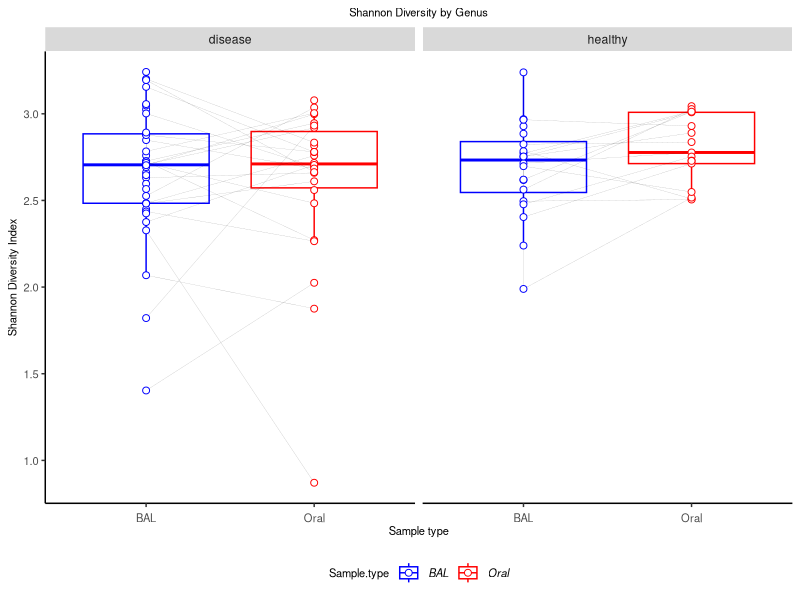
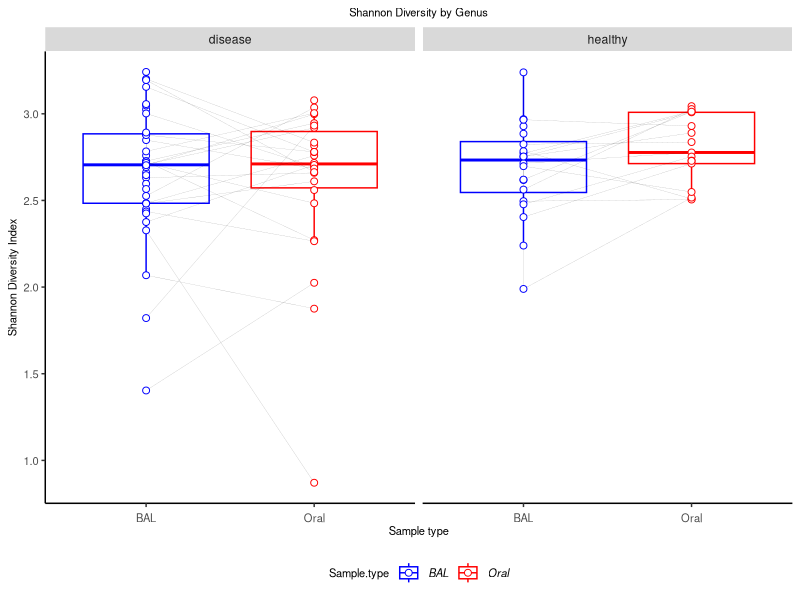

R code for these plots, in order:
#### Housekeeping ####
setwd("/GitHub/Imperial-Molyneaux/COVID-BAL-OralRinse/")
setwd("~/Documents/GitHub/Imperial-Molyneaux/COVID-BAL-OralRinse/Unfiltered/")

#### Download libraries ####
#install.packages("dplyr")
library("dplyr")
#install.packages("tidyverse")
library("tidyverse")
#install.packages("ggplot2")
library("ggplot2")
#install.packages("reshape2")
library("reshape2")
#install.paclages("vegan")
library("vegan")
#install.packages("rstatix")
library("rstatix")

# Read in the saved csv file from previously
normalised_data <- read.csv("Genus-normalised-unfiltered-metadata.csv")

abundance_table <- normalised_data %>%
  select(5:ncol(normalised_data)) # Only select the reads
rowSums(abundance_table) #check if in percentages
abundance_table <- abundance_table/rowSums(abundance_table)*100

metadata <- normalised_data %>%
  select(Sample.type:patient_ID)

#### Species Richness ####
# Calculate species number 
# Margin = 1, by row
species_number <- specnumber(abundance_table, MARGIN = 1)
species_number <- as.data.frame(species_number)
species_metadata <- cbind(metadata, species_number)

# Shannon Diversity stats
shannon_diversity <- diversity(abundance_table, index = "shannon")
shannon_diversity <- as.data.frame(shannon_diversity)
shannon_metadata <- cbind(metadata, shannon_diversity)
shannon_metadata$Sample.type <- as.factor(shannon_metadata$Sample.type)

# Healthy vs. Disease BAL only (no HC for oral rinse)
shannon_metadata_filter <- shannon_metadata %>%
  filter(Sample.type == "BAL") %>%
  filter(Status == "disease" |
           Status == "healthy")

wilcox.test(shannon_diversity ~ Status, data = shannon_metadata_filter)
# p < 0.9797 Genus


# By type of sample (oral vs. BAL), can only do disease (paired samples)
shannon_metadata_filter <- shannon_metadata %>%
  filter(shannon_metadata$Status == "disease")

wilcox.test(shannon_diversity ~ Sample.type, data = shannon_metadata_filter)
# p = 0.949, Genus

shannon_metadata <- cbind(metadata, shannon_diversity)
shannon_metadata <- shannon_metadata %>%
  filter(!Status == "control") # remove control samples


#Check the taxa level used
ggplot(shannon_metadata, aes(x=Sample.type, y=shannon_diversity, color=Sample.type)) +
  geom_boxplot(aes(fill = Sample.type, shape = Sample.type, colour = Sample.type), outlier.shape = NA) +
  geom_line(aes(group = patient_ID),
            linetype = "solid",
            size = 0.05, alpha = 0.5,
            colour = "black") +
  geom_point(position = "identity", aes(fill = Sample.type,
                                        shape = Sample.type,
                                        colour = Sample.type,
                                        group = patient_ID), # change the shape 
             size = 2,
             stroke = .5) +
  scale_shape_manual(values=c(21, 21, 21)) +
  scale_color_manual(values=c("blue",
                              "red",
                              "goldenrod")) +
  scale_fill_manual(values=c("white", "white", "white")) + # inner colour can change
  facet_grid(. ~ `Status`,
             scales = "free", space = "free") +
  labs(title="Shannon Diversity by Genus",
       y = "Shannon Diversity Index",
       x = "Sample type") +
  theme(#Set the title font size
    plot.title = element_text(size=8,
                              hjust = 0.5),
    #Set the legend title position
    legend.position = "bottom",
    #Set the legend title font size
    legend.title = element_text(size=8),
    #Define the size of the legend text and make it italic
    legend.text = element_text(size=8,
                               face = "italic"),
    #Remove the grey background from the legend
    legend.background = element_blank(),
    #Remove the box from the legend
    legend.key = element_blank(),
    #Remove the grey background
    panel.background = element_blank(),
    #Remove the plot border
    panel.border = element_blank(),
    #Remove the major plot grid lines
    panel.grid.major = element_blank(),
    #Remove the minor plot grid lines
    panel.grid.minor = element_blank(),
    #Change orientation of x axis labels
    axis.text.x = element_text(angle=0,
                               hjust=0.5,
                               vjust=0, # "justifying" text
                               size=8),
    axis.title.x = element_text(size=8),
    #Define the axis title text size
    axis.title = element_text(size=8),
    #Define the axis label text size
    axis.text.y = element_text(size=8),
    #Add back the x and y axis lines and define thickness (size), line type, and color
    axis.line = element_line(size = 0.5,
                             linetype = "solid",
                             colour = "black"))

ggsave("ShannonDiversity-Genus-unfiltered.pdf", width = 150, height = 150,
       units = c("mm"), device = "pdf")
